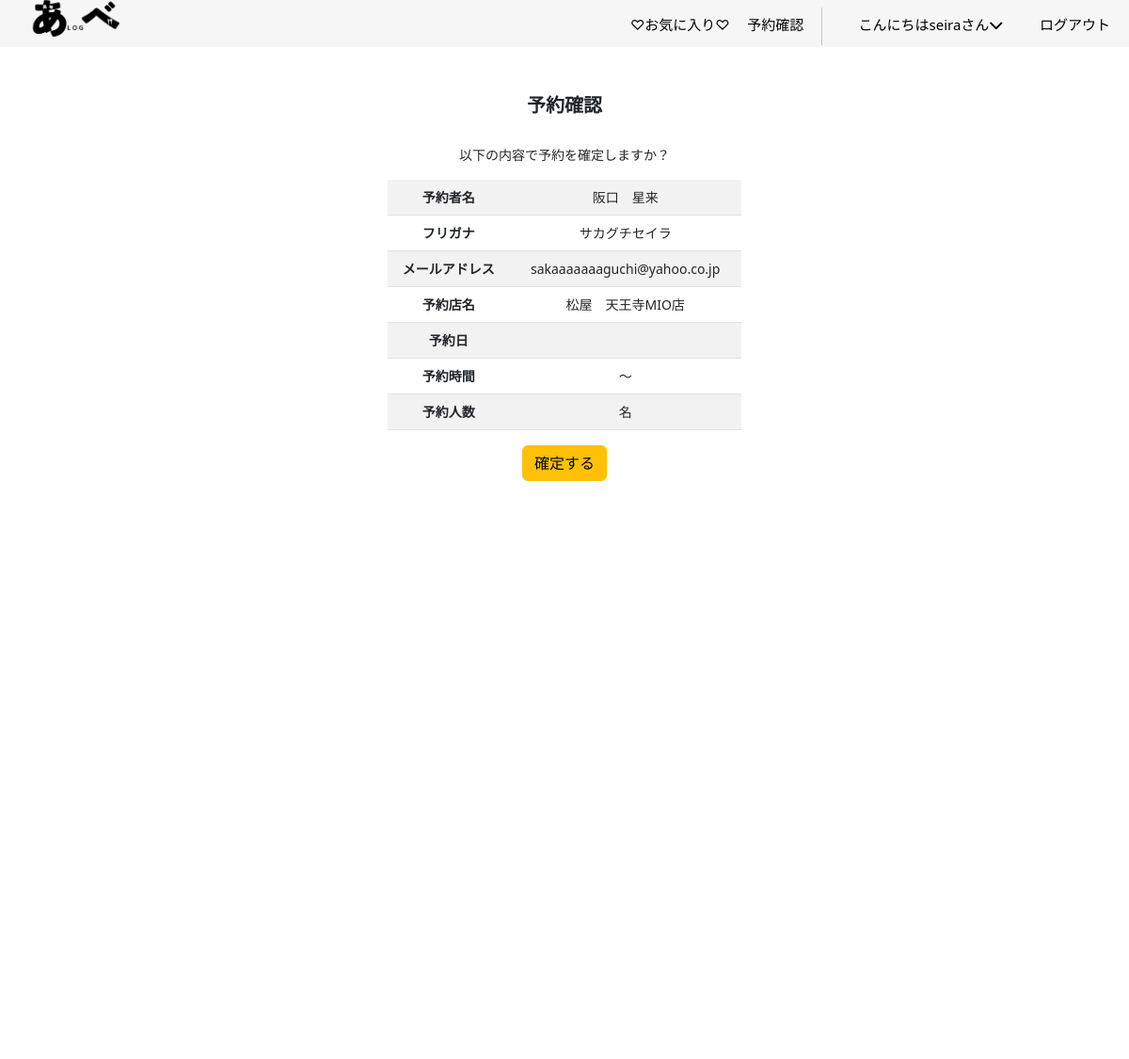
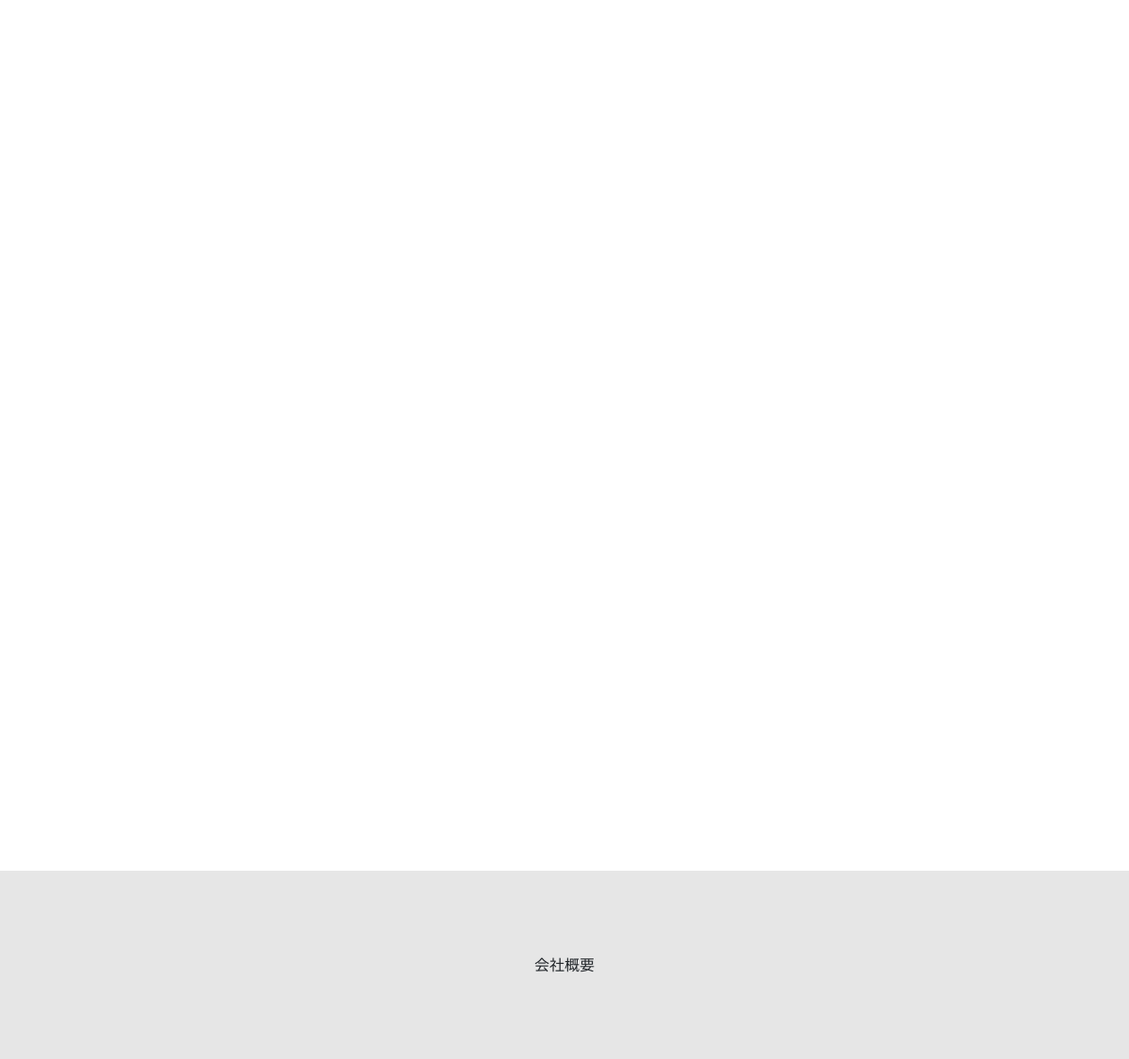
Page /confirm/ (signed in) on the committed database (2 pictures, top to bottom).
### accounts/models.py (models this page shows)
class CustomUser(AbstractUser):
    email =models.EmailField(verbose_name='メールアドレス', unique=True, blank=False, null=False, default='') #unique:そのフィールドに保存される値がデータベース内で一意である必要がある(重複を許さない)
    full_name = models.CharField(verbose_name='名前', max_length=30, blank=False, null=False, default='')
    furigana = models.CharField(validators=[katakana_regex], verbose_name='フリガナ*スペースなし', max_length=30, blank=False, null=False, default='')
    handle = models.CharField(verbose_name='ニックネーム',max_length=50,default='',blank=False, null=False)
    postal_code = models.CharField(validators=[postal_code_regex], max_length=7, verbose_name='郵便番号*ハイフンなし', blank=False, null=False, default='')
    address = models.CharField(verbose_name='住所',max_length=50,blank=False, null=False, default='')
    phone_number = models.CharField(verbose_name='電話番号（例: 090-1234-5678）', max_length=20, validators=[phone_number_regex],blank=False, null=False, default='')
    class Meta:
        verbose_name_plural = 'CustomUser'

### gourmet/models.py (models this page shows)
class StoreInfo(models.Model):
    user = models.ForeignKey(CustomUser, verbose_name='ユーザー',on_delete=models.PROTECT)
    store_name = models.CharField(verbose_name='店舗名',max_length=40)
    category = models.ForeignKey(Category,verbose_name='ジャンル',on_delete=models.CASCADE)
    store_detail = models.TextField(verbose_name='店舗詳細',blank=True, null=True)
    store_address = models.TextField(verbose_name='店舗住所',blank=True,null=True)
    photo1 = models.ImageField(verbose_name='写真1',blank=True,default='noImage.png')
    photo2 = models.ImageField(verbose_name='写真2',blank=True,default='noImage.png')
    photo3 = models.ImageField(verbose_name='写真3',blank=True,default='noImage.png')
    create_at = models.DateTimeField(verbose_name='作成日時',auto_now_add=True)
    updated_at = models.DateTimeField(verbose_name='更新日時',auto_now=True)
    class Meta:
        verbose_name_plural = 'StoreInfo'
    def __str__(self):
        return self.store_name

### gourmet/views.py (the view, shortened to what this page needs)
# urls.py: path('confirm/',views.ConfirmReservation.as_view(),name='confirm'),
class ConfirmReservation(LoginRequiredMixin,View): #Viewクラスを継承するときは"def post"や"def get"などの関数を使用する。
    model = Reservation
    template_name = 'confirm_reservation.html'
    def get(self, request):
        context = {}
        date = ''
        time = ''
        persons =''
        if 'form_date' in self.request.session:
            date = self.request.session.get('form_date')
            date = datetime.strptime(date, '%Y-%m-%d').strftime('%Y年%m月%d日')
        if 'form_time' in self.request.session:
            time = self.request.session.get('form_time')
        if 'form_persons' in self.request.session:
            persons = self.request.session.get('form_persons')
        if 'form_restaurant' in self.request.session:
            restaurant_id = self.request.session.get('form_restaurant')
            restaurant = StoreInfo.objects.get(id=restaurant_id)
        context.update({
            'user': self.request.user,
            'date': date,
            'time': time,
            'persons': persons,
            'restaurant_name':restaurant,
        })
        return render(request,self.template_name,context) #def get関数が呼ばれた時に、self.template_name=confirm_reservation.htmlに情報を書き出すようにテンプレートを指定している。

### gourmet/context_processors.py (called while the page is built)
def member_status(request):
    if request.user.is_authenticated:
        from gourmet.models import Member
        is_member = Member.objects.filter(user=request.user).exists()
        return {'is_member': is_member}
    return {'is_member': False}

### gourmet/templates/confirm_reservation.html (shortened to what this page needs)
{% extends 'base.html' %}
{% load static %}
{% block contents %}
<div class="a_detail" style="display: flex; justify-content: center;">
    <div class="container">
        <div class="row">
            <div class="col-md-6 offset-md-3">
                <h1 class="store-h1">予約確認</h1>
                <p>以下の内容で予約を確定しますか？</p>
                <table class="table table-striped">
                    <tr>
                        <th>予約者名</th>
                        <td>{{ user.full_name }}</td>
                    </tr>
                    <tr>
                        <th>フリガナ</th>
                        <td>{{ user.furigana }}</td>
                    </tr>
                    <tr>
                        <th>メールアドレス</th>
                        <td>{{ user.email }}</td>
                    </tr>
                    <tr>
                        <th>予約店名</th>
                        <td>{{ restaurant_name }}</td>
                    </tr>
                    <tr>
                        <th>予約日</th>
                        <td>{{ date }}</td>
                    </tr>
                    <tr>
                        <th>予約時間</th>
                        <td>{{ time }}〜</td>
                    </tr>
                    <tr>
                        <th>予約人数</th>
                        <td>{{ persons }}名</td>
                    </tr>
                </table>
                <form action="#" method="post">
                    <button type="submit" class="btn btn-warning">確定する</button>
                </form>
            </div>
        </div>
    </div>
</div>
{% endblock %}

### gourmet/templates/base.html (shortened to what this page needs)
{% load static %}
<!DOCTYPE html>
<html lang="ja">
<head>
    <link rel="stylesheet" type="text/css" href="{% static 'css/mystyle.css' %}">
    <link href="https://cdn.jsdelivr.net/npm/bootstrap@5.3.0-alpha3/dist/css/bootstrap.min.css" rel="stylesheet">
    <link rel="stylesheet" type="text/css" href="https://unpkg.com/swiper@8/swiper.min.css">
    <link href="https://cdn.jsdelivr.net/npm/bootstrap-icons/font/bootstrap-icons.css" rel="stylesheet">
    <link rel="stylesheet" href="https://cdn.jsdelivr.net/npm/destyle.css@3.0.2/destyle.min.css">
</head>
<body>
    <div>
        <header class="header">
            <div class="header__inner">
              <h1 class="header__title header-title">
                <a href="{% url 'gourmet:top'%}">
                  <img src="{% static 'images/abelog_logo.png' %}" alt="ロゴ画像">
                </a>
              </h1>
              <nav class="header__nav nav" id="js-nav">
                <ul class="nav__items nav-items">
                  {% if user.is_authenticated %}
                    <li class="nav-items__item nav-active {% block active-effe %}{% endblock %}"><a href="{% url 'gourmet:like_list'%}">♡お気に入り♡</a></li>
                    <li class="nav-items__item nav-active {% block active-effe2 %}{% endblock %}"><a href="{%url 'gourmet:reserve_list'%}">予約確認</a></li>
                    <li class="nav-items__item" id="menu__item">
                      <a href="{% url 'gourmet:profile' %}" class="menu__link nav-active {% block active-effe3 %}{% endblock %}">こんにちは{{ user.username }}さん<i class="fa-solid fa-chevron-down"></i></a>
                    </li>
                    <li class="nav-items__item"><a href="{% url 'account_logout'%}">ログアウト</a></li>
                  {% endif %}
                  </ul>
              </nav>
            </div>
      </header>
        <main>
          <div class="main">
            {% block contents %}{% endblock %}
          </div>
        </main>
        <footer class="footer">
          <div>
            会社概要
          </div>
        </footer>
      </div>
</body>
</html>

### static/css/mystyle.css (style rules this page uses)
a { text-decoration: none !important; }
ul, li { list-style: none; }
main { background-color: #FFF; height: 2000px; width: 100%; position: relative; margin-top: 50px; }
.footer { background-color: #e6e6e6; height: 200px; display: flex; }
.footer div { margin: auto; }
.header { background-color: #f6f6f6; width: 100%; height: 50px; position: fixed; top: 0; left: 0; right: 0; z-index: 999; }
.header__inner { padding: 0 20px; display: flex; align-items: center; justify-content: space-between; height: inherit; position: relative; }
.header__title { width: 100px; height: auto; }
@media screen and (min-width: 960px) { .header__title { width: 120px; } }
.header__title img { display: block; width: 100%; height: 100%; }
.header__nav { position: absolute; right: 0; left: 0; top: 0; width: 100%; height: 100vh; transform: translateX(100%); background-color: #fff; transition: ease .4s; }
@media screen and (min-width: 960px) { .header__nav { position: static; transform: initial; background-color: inherit; height: inherit; display: flex; justify-content: end; width: 50%; } }
@media screen and (min-width: 960px) { .nav__items { width: 100%; display: flex; align-items: center; height: initial; justify-content: space-between; } }
.nav-items { padding-top: 250px; padding-bottom: 200px; padding-left: 70px; }
@media screen and (min-width: 960px) { .nav-items { padding-top: inherit; padding-bottom: inherit; } }
.nav-items__item a { color: black; width: 100%; display: block; text-align: left; font-size: 15px; margin-bottom: 20px; }
@media screen and (min-width: 960px) { .nav-items__item a { margin-bottom: 0; margin-top: 5px; } }
.nav-items__item:last-child a { margin-bottom: 0; }
:root { --easing: cubic-bezier(.2, 1, .2, 1); --transition: .8s var(--easing); --color-base: #f8f8f8; --color-gray: #ddd; --color-theme: #f5695f; --color-theme-darken: #f12617; --box-shadow: .8rem .8rem 1.2rem rgba(0, 0, 0, .05), -.8rem -.8rem 1.2rem #fff; --box-shadow-hover: 1rem 1rem 1.5rem rgba(0, 0, 0, .08), -1rem -1rem 1.5rem #fff; --box-shadow-inset: inset .8rem .8rem 1.2rem rgba(0, 0, 0, .05), inset -.8rem -.8rem 1.2rem #fff; --box-shadow-dark: .8rem .8rem 1.2rem rgba(0, 0, 0, .1), -.8rem -.8rem 1.2rem rgba(#fff,.2); }
html { font-size: 100%; line-height: 1.8; height: 100%; word-break: break-word; color: #333; background-color: var(--color-base); -webkit-appearance: none; -webkit-tap-highlight-color: transparent; }
body { font-size: 2rem; margin-top: 30px auto; margin-bottom: 0; }
*, *::before, *::after { -webkit-box-sizing: border-box; box-sizing: border-box; }
h1, h2, h3, h4, h5, h6 { font-size: 1.6rem; margin: 0; padding: 0; }
main { display: block; }
.a_detail { text-align: center; }
.store-h1 { padding-top: 20px; margin-top: 30px; margin-bottom: 30px; }
@media screen and (min-width: 960px) { .a_detail { padding:0 200px !important; } }
.a_detail { font-size: 14px; padding:0 30px }
.a_detail h1 { font-size: 20px; font-weight: bold; }
.menu__link { display: block; padding: 10px 20px; position: relative; }
.nav-items__item { -webkit-transition: all 0.5s ease-out; transition: all 0.5s ease-out; }

### rows in the picture
CustomUser: username "seira", full_name "阪口 星来", furigana "サカグチセイラ", email "sakaaaaaaaguchi@yahoo.co.jp"
StoreInfo: store_name "松屋 天王寺MIO店"
